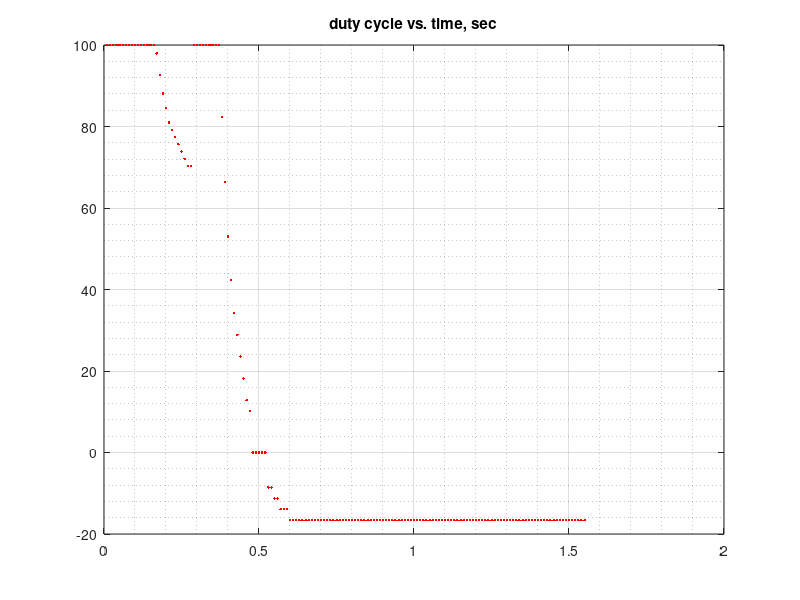
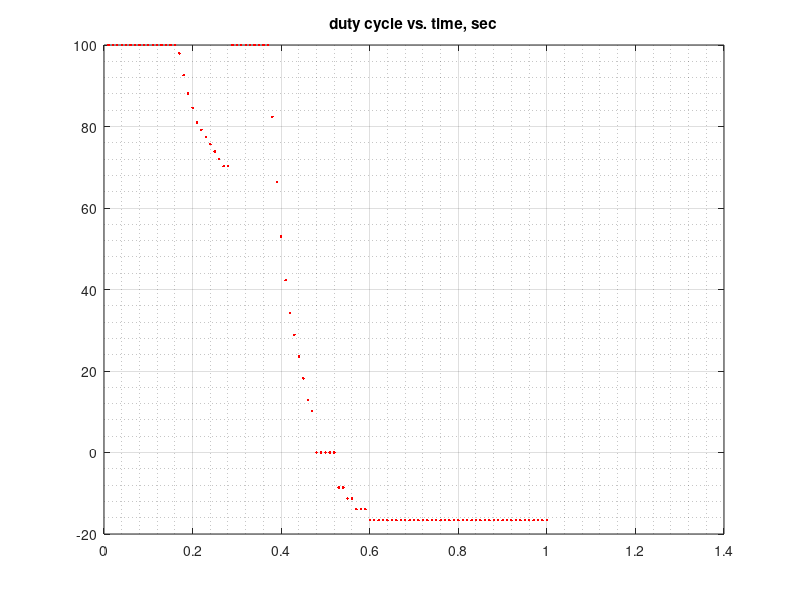
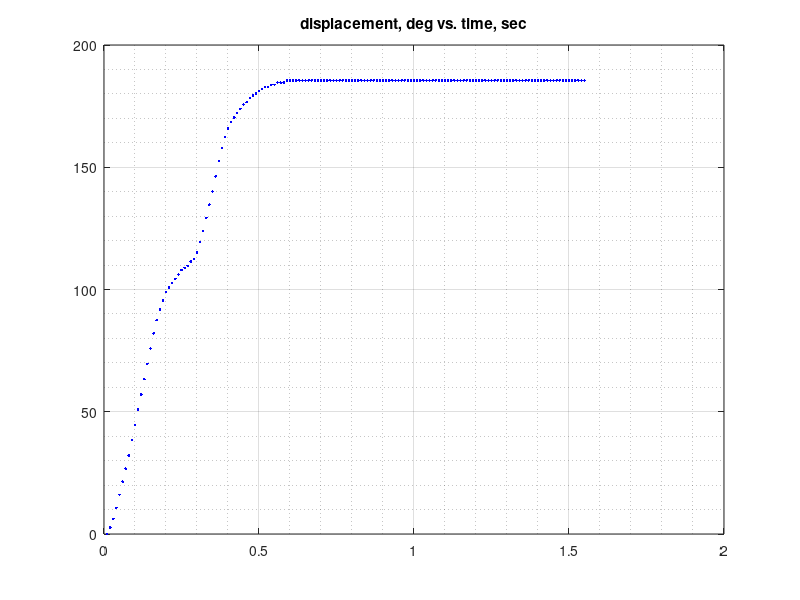
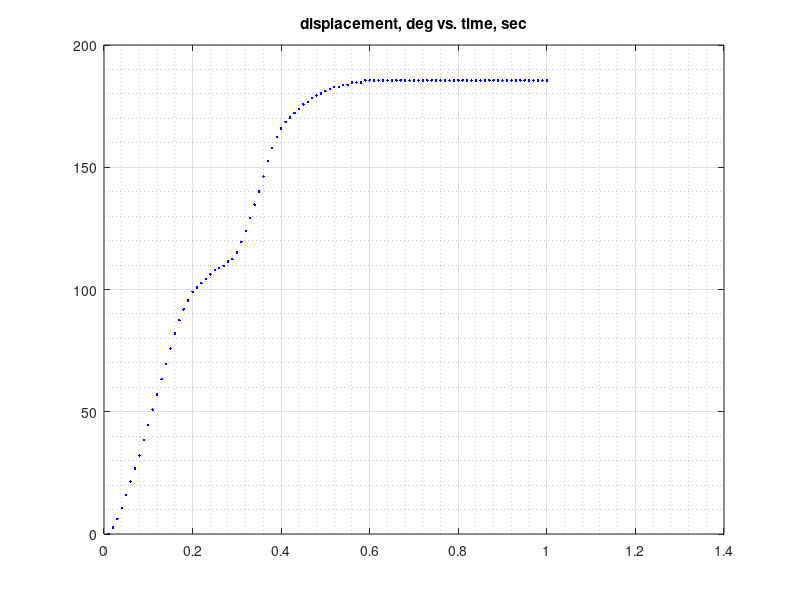

Here is the MATLAB script that generated these plots, in order:
clc; clear; close all;
% ReadTxt_MEM458_Lab4_RT_PosFk.m
% fileID = fopen('file_MEM458_Lab4_RT_PosFk.txt','r');
fileID = fopen('file_MEM458_Lab4_RT_PosFk.txt','r');
formatSpec = '%d %d %f %f';
sizeA = [4 Inf];
A = fscanf(fileID,formatSpec,sizeA);
fclose(fileID);
n=size(A);
t=A(1,1:n(2));
x=A(2,1:n(2));
duty=A(3,1:n(2));
deg=A(4,1:n(2));

figure(721)
plot(t/1000000,duty,'r.')
title('duty cycle vs. time, sec')
grid on;
grid minor;

figure(722)
plot(t(1:100)/1000000,duty(1:100),'r.')
title('duty cycle vs. time, sec')
grid on;
grid minor;

figure(723)
plot(t/1000000,deg,'b.')
title('displacement, deg vs. time, sec')
grid on;
grid minor;

figure(724)
plot(t(1:100)/1000000,deg(1:100),'b.')
title('displacement, deg vs. time, sec')
grid on;
grid minor;


